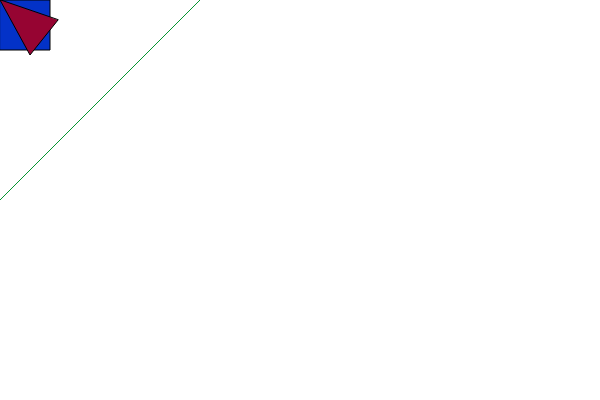
Frame 1 (no input)
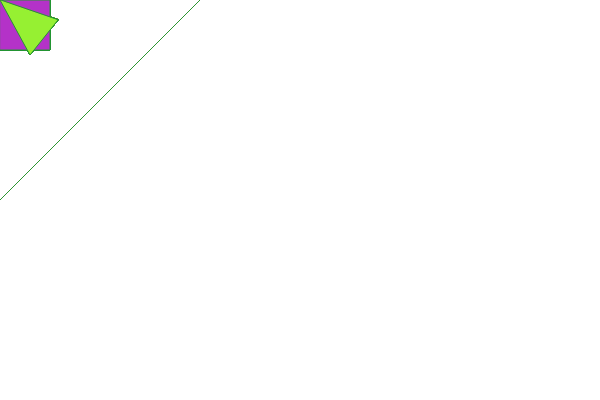
Frame 60 (no input)
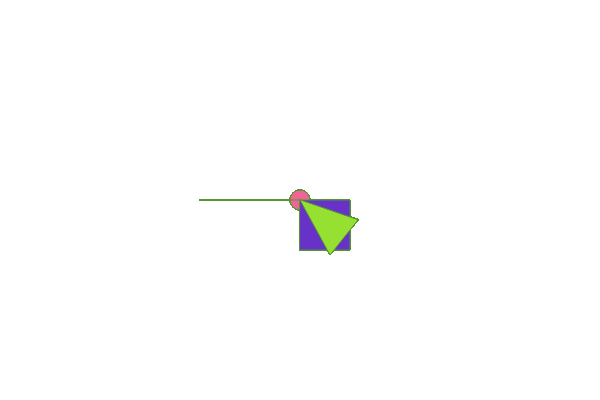
Frame 120 (the mouse pressed at the canvas centre since frame 60)

The p5.js sketch that drew these frames (run headless with seeded random() and noise() and a simulated clock; from frame 60 on, the mouse is pressed at the canvas centre):

// p5.js sketch
// ── sketch.js
function setup() {
  createCanvas(600, 400);
  background(255);
}

// shapes
function draw() {
  // Ellipse 
  fill((frameCount * 2) % 256, 100, 150);
  ellipse(mouseX, mouseY, 20, 20);

  // Square
  fill((frameCount * 3) % 256, 50, 200);
  square(mouseX, mouseY, 50);

  // Triangle 
  fill(150, (frameCount * 4) % 256, 50);
  triangle(mouseX, mouseY, mouseX + 30, mouseY + 55, mouseX + 58, mouseY + 20);

  // Line 
  stroke((frameCount * 5) % 256, 150, 50);
  line(mouseX, 200, 200, mouseY);
}

function multiply (){
  (x,y)
}

function mousePressed() {
  clear();
  background(255);
}
